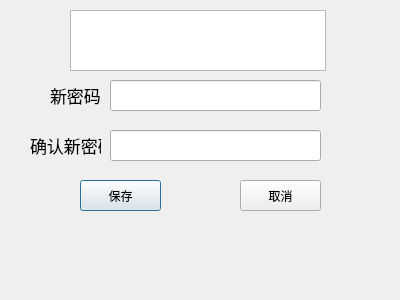
<?xml version="1.0" encoding="UTF-8"?>
<ui version="4.0">
 <class>Dialog_pwf</class>
 <widget class="QDialog" name="Dialog_pwf">
  <property name="geometry">
   <rect>
    <x>0</x>
    <y>0</y>
    <width>400</width>
    <height>300</height>
   </rect>
  </property>
  <property name="windowTitle">
   <string>Dialog</string>
  </property>
  <widget class="QLineEdit" name="lineEdit">
   <property name="geometry">
    <rect>
     <x>110</x>
     <y>80</y>
     <width>211</width>
     <height>31</height>
    </rect>
   </property>
  </widget>
  <widget class="QLabel" name="label">
   <property name="geometry">
    <rect>
     <x>50</x>
     <y>85</y>
     <width>51</width>
     <height>20</height>
    </rect>
   </property>
   <property name="font">
    <font>
     <pointsize>13</pointsize>
    </font>
   </property>
   <property name="text">
    <string>新密码</string>
   </property>
  </widget>
  <widget class="QLineEdit" name="lineEdit_2">
   <property name="geometry">
    <rect>
     <x>110</x>
     <y>130</y>
     <width>211</width>
     <height>31</height>
    </rect>
   </property>
  </widget>
  <widget class="QLabel" name="label_2">
   <property name="geometry">
    <rect>
     <x>30</x>
     <y>135</y>
     <width>71</width>
     <height>21</height>
    </rect>
   </property>
   <property name="font">
    <font>
     <pointsize>13</pointsize>
    </font>
   </property>
   <property name="text">
    <string>确认新密码</string>
   </property>
  </widget>
  <widget class="QPushButton" name="pushButton">
   <property name="geometry">
    <rect>
     <x>80</x>
     <y>180</y>
     <width>81</width>
     <height>31</height>
    </rect>
   </property>
   <property name="text">
    <string>保存</string>
   </property>
  </widget>
  <widget class="QPushButton" name="pushButton_2">
   <property name="geometry">
    <rect>
     <x>240</x>
     <y>180</y>
     <width>81</width>
     <height>31</height>
    </rect>
   </property>
   <property name="text">
    <string>取消</string>
   </property>
  </widget>
  <widget class="QTextBrowser" name="textBrowser">
   <property name="geometry">
    <rect>
     <x>70</x>
     <y>10</y>
     <width>256</width>
     <height>61</height>
    </rect>
   </property>
  </widget>
 </widget>
 <resources/>
 <connections/>
</ui>
